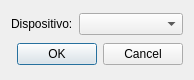
<?xml version="1.0" encoding="UTF-8"?>
<ui version="4.0">
 <class>Dispositivos</class>
 <widget class="QDialog" name="Dispositivos">
  <property name="windowModality">
   <enum>Qt::NonModal</enum>
  </property>
  <property name="geometry">
   <rect>
    <x>0</x>
    <y>0</y>
    <width>194</width>
    <height>80</height>
   </rect>
  </property>
  <property name="sizePolicy">
   <sizepolicy hsizetype="Fixed" vsizetype="Fixed">
    <horstretch>0</horstretch>
    <verstretch>0</verstretch>
   </sizepolicy>
  </property>
  <property name="windowTitle">
   <string>Dispositivos</string>
  </property>
  <layout class="QVBoxLayout" name="verticalLayout">
   <item>
    <layout class="QHBoxLayout" name="horizontalLayout">
     <item>
      <widget class="QLabel" name="label">
       <property name="sizePolicy">
        <sizepolicy hsizetype="Maximum" vsizetype="Maximum">
         <horstretch>0</horstretch>
         <verstretch>0</verstretch>
        </sizepolicy>
       </property>
       <property name="text">
        <string>Dispositivo:</string>
       </property>
      </widget>
     </item>
     <item>
      <widget class="QComboBox" name="comboBox">
       <property name="currentText">
        <string/>
       </property>
      </widget>
     </item>
    </layout>
   </item>
   <item>
    <widget class="QDialogButtonBox" name="buttonBox">
     <property name="orientation">
      <enum>Qt::Horizontal</enum>
     </property>
     <property name="standardButtons">
      <set>QDialogButtonBox::Cancel|QDialogButtonBox::Ok</set>
     </property>
    </widget>
   </item>
  </layout>
 </widget>
 <resources/>
 <connections>
  <connection>
   <sender>buttonBox</sender>
   <signal>accepted()</signal>
   <receiver>Dispositivos</receiver>
   <slot>accept()</slot>
   <hints>
    <hint type="sourcelabel">
     <x>248</x>
     <y>254</y>
    </hint>
    <hint type="destinationlabel">
     <x>157</x>
     <y>274</y>
    </hint>
   </hints>
  </connection>
  <connection>
   <sender>buttonBox</sender>
   <signal>rejected()</signal>
   <receiver>Dispositivos</receiver>
   <slot>reject()</slot>
   <hints>
    <hint type="sourcelabel">
     <x>316</x>
     <y>260</y>
    </hint>
    <hint type="destinationlabel">
     <x>286</x>
     <y>274</y>
    </hint>
   </hints>
  </connection>
 </connections>
</ui>
